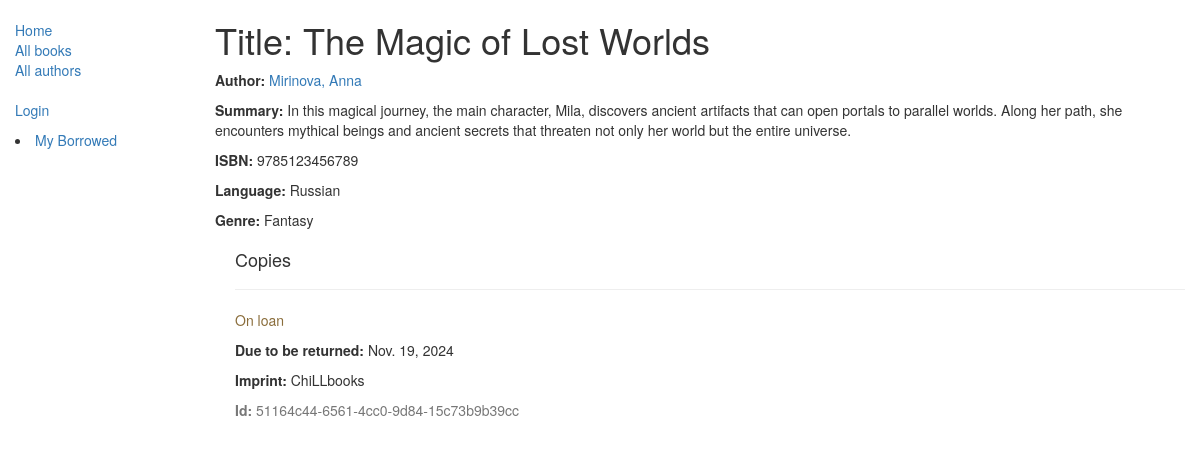
/catalog/book/1, run on the app's committed database.
### catalog/models.py (models this page shows, shortened)
class Book(models.Model):
    title = models.CharField(max_length=200)
    author = models.ForeignKey('Author', on_delete=models.SET_NULL, null=True)
    summary = models.TextField(max_length=1000, help_text="Enter a brief description of the book")
    isbn = models.CharField('ISBN', max_length=13,
                            help_text='13 Character <a href="https://www.isbn-international.org/content/what-isbn">ISBN number</a>')
    genre = models.ManyToManyField(Genre, help_text="Select a genre for this book")
    language = models.ForeignKey('Language', on_delete=models.SET_NULL, null=True)
    def display_genre(self):
        return ', '.join([genre.name for genre in self.genre.all()[:3]])
    display_genre.short_description = 'Genre'

class Author(models.Model):
    first_name = models.CharField(max_length=100)
    last_name = models.CharField(max_length=100)
    date_of_birth = models.DateField(null=True, blank=True)
    date_of_death = models.DateField('Died', null=True, blank=True)
    def __str__(self):
        return '%s, %s' % (self.last_name, self.first_name)

class Language(models.Model):
    name = models.CharField(max_length=200,
                            unique=True,
                            help_text="Enter natural language(e.g. English)")
    def __str__(self):
        return self.name

class Genre(models.Model):
    name = models.CharField(max_length=200,
                            unique=True,
                            help_text="Enter a book genre (e.g. Science Fiction)")
    def __str__(self):
        return self.name

class BookInstance(models.Model):
    id = models.UUIDField(primary_key=True, default=uuid.uuid4,
                          help_text="Unique ID for this particular book across whole library")
    book = models.ForeignKey('Book', on_delete=models.SET_NULL, null=True)
    imprint = models.CharField(max_length=200)
    due_back = models.DateField(null=True, blank=True)
    borrower = models.ForeignKey(User, on_delete=models.SET_NULL, null=True, blank=True)
    LOAN_STATUS = (
        ('m', 'Maintenance'),
        ('o', 'On loan'),
        ('a', 'Available'),
        ('r', 'Reserved'),
    )
    status = models.CharField(max_length=1, choices=LOAN_STATUS, blank=True, default='m', help_text='Book availability')
    class Meta:
        ordering = ["due_back"]
        permissions = (("can_mark_returned", "set book as returned"),)

### catalog/views.py (the view)
# urls.py: re_path(r'^book/(?P<pk>\d+)$', views.BookDetailView.as_view(), name='book-detail'),
class BookDetailView(generic.DetailView):
    model = Book

### catalog/templates/catalog/book_detail.html
{% extends "base_generic.html" %}
{% block content %}
  <h1>Title: {{ book.title }}</h1>
  <p><strong>Author:</strong> <a href="{% url 'author-detail' book.author.pk %}">{{ book.author }}</a></p>
  <p><strong>Summary:</strong> {{ book.summary }}</p>
  <p><strong>ISBN:</strong> {{ book.isbn }}</p>
  <p><strong>Language:</strong> {{ book.language }}</p>
  <p><strong>Genre:</strong> {% for genre in book.genre.all %} {{ genre }}{% if not forloop.last %}, {% endif %}{% endfor %}</p>
  <div style="margin-left:20px;margin-top:20px">
    <h4>Copies</h4>
    {% for copy in book.bookinstance_set.all %}
    <hr>
    <p class="{% if copy.status == 'a' %}text-success{% elif copy.status == 'd' %}text-danger{% else %}text-warning{% endif %}">{{ copy.get_status_display }}</p>
    {% if copy.status != 'a' %}<p><strong>Due to be returned:</strong> {{copy.due_back}}</p>{% endif %}
    <p><strong>Imprint:</strong> {{copy.imprint}}</p>
    <p class="text-muted"><strong>Id:</strong> {{copy.id}}</p>
    {% endfor %}
  </div>
{% endblock %}

### data on the page
Book: title "The Magic of Lost Worlds", author "Mirinova, Anna", summary "In this magical journey, the main character, Mila, discovers ancient artifacts that can open portals to parallel worlds. Along her path, she encounters mythical beings and ancient secrets that threaten not only her world but the entire universe.", isbn "9785123456789", language "Russian"
Genre: name "Fantasy"
BookInstance: status "On loan", due_back "Nov. 19, 2024", imprint "ChiLLbooks", id "51164c44-6561-4cc0-9d84-15c73b9b39cc"
